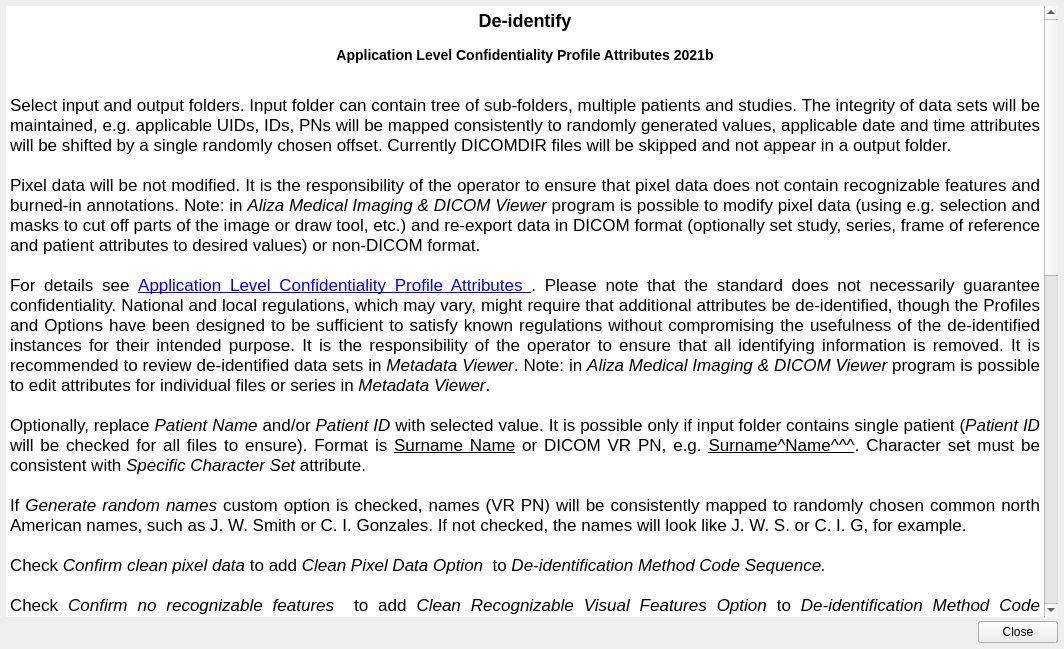
<?xml version="1.0" encoding="UTF-8"?>
<ui version="4.0">
 <class>HelpWidget</class>
 <widget class="QWidget" name="HelpWidget">
  <property name="windowModality">
   <enum>Qt::WindowModal</enum>
  </property>
  <property name="geometry">
   <rect>
    <x>0</x>
    <y>0</y>
    <width>1064</width>
    <height>649</height>
   </rect>
  </property>
  <property name="windowTitle">
   <string>De-identify Help</string>
  </property>
  <layout class="QVBoxLayout" name="verticalLayout">
   <property name="spacing">
    <number>4</number>
   </property>
   <property name="margin">
    <number>6</number>
   </property>
   <item>
    <widget class="QTextBrowser" name="textBrowser">
     <property name="frameShape">
      <enum>QFrame::NoFrame</enum>
     </property>
     <property name="frameShadow">
      <enum>QFrame::Plain</enum>
     </property>
     <property name="autoFormatting">
      <set>QTextEdit::AutoNone</set>
     </property>
     <property name="html">
      <string>&lt;!DOCTYPE HTML PUBLIC &quot;-//W3C//DTD HTML 4.0//EN&quot; &quot;http://www.w3.org/TR/REC-html40/strict.dtd&quot;&gt;
&lt;html&gt;&lt;head&gt;&lt;meta name=&quot;qrichtext&quot; content=&quot;1&quot; /&gt;&lt;style type=&quot;text/css&quot;&gt;
p, li { white-space: pre-wrap; }
&lt;/style&gt;&lt;/head&gt;&lt;body style=&quot; font-family:'Cantarell'; font-size:13pt; font-weight:400; font-style:normal;&quot;&gt;
&lt;p align=&quot;center&quot; style=&quot; margin-top:16px; margin-bottom:12px; margin-left:0px; margin-right:0px; -qt-block-indent:0; text-indent:0px;&quot;&gt;&lt;span style=&quot; font-size:x-large; font-weight:600;&quot;&gt;De-identify&lt;/span&gt;&lt;/p&gt;
&lt;p align=&quot;center&quot; style=&quot; margin-top:16px; margin-bottom:12px; margin-left:0px; margin-right:0px; -qt-block-indent:0; text-indent:0px;&quot;&gt;&lt;span style=&quot; font-size:large; font-weight:600;&quot;&gt;Application Level Confidentiality Profile Attributes 2021b&lt;/span&gt;&lt;/p&gt;
&lt;p style=&quot;-qt-paragraph-type:empty; margin-top:0px; margin-bottom:0px; margin-left:0px; margin-right:0px; -qt-block-indent:0; text-indent:0px;&quot;&gt;&lt;br /&gt;&lt;/p&gt;
&lt;p align=&quot;justify&quot; style=&quot; margin-top:0px; margin-bottom:0px; margin-left:0px; margin-right:0px; -qt-block-indent:0; text-indent:0px;&quot;&gt;Select input and output folders. Input folder can contain tree of sub-folders, multiple patients and studies. The integrity of data sets will be maintained, e.g. applicable UIDs, IDs, PNs will be mapped consistently to randomly generated values, applicable date and time attributes will be shifted by a single randomly chosen offset. Currently DICOMDIR files will be skipped and not appear in a output folder.&lt;/p&gt;
&lt;p style=&quot;-qt-paragraph-type:empty; margin-top:0px; margin-bottom:0px; margin-left:0px; margin-right:0px; -qt-block-indent:0; text-indent:0px;&quot;&gt;&lt;br /&gt;&lt;/p&gt;
&lt;p align=&quot;justify&quot; style=&quot; margin-top:0px; margin-bottom:0px; margin-left:0px; margin-right:0px; -qt-block-indent:0; text-indent:0px;&quot;&gt;Pixel data will be not modified. It is the responsibility of the operator to ensure that pixel data does not contain recognizable features and burned-in annotations. Note: in &lt;span style=&quot; font-style:italic;&quot;&gt;Aliza Medical Imaging &amp;amp; DICOM Viewer &lt;/span&gt;program is possible to modify pixel data (using e.g. selection and masks to cut off parts of the image or draw tool, etc.) and re-export data in DICOM format (optionally set study, series, frame of reference and patient attributes to desired values) or non-DICOM format.&lt;/p&gt;
&lt;p style=&quot;-qt-paragraph-type:empty; margin-top:0px; margin-bottom:0px; margin-left:0px; margin-right:0px; -qt-block-indent:0; text-indent:0px;&quot;&gt;&lt;br /&gt;&lt;/p&gt;
&lt;p align=&quot;justify&quot; style=&quot; margin-top:0px; margin-bottom:0px; margin-left:0px; margin-right:0px; -qt-block-indent:0; text-indent:0px;&quot;&gt;For details see &lt;a href=&quot;https://www.aliza-dicom-viewer.com/manual/dicom-specification/application-level-confidentiality-profile-attributes&quot;&gt;&lt;span style=&quot; text-decoration: underline; color:#0000ff;&quot;&gt;Application Level Confidentiality Profile Attributes &lt;/span&gt;&lt;/a&gt;. Please note that the standard does not necessarily guarantee confidentiality. National and local regulations, which may vary, might require that additional attributes be de-identified, though the Profiles and Options have been designed to be sufficient to satisfy known regulations without compromising the usefulness of the de-identified instances for their intended purpose. It is the responsibility of the operator to ensure that all identifying information is removed. It is recommended to review de-identified data sets in &lt;span style=&quot; font-style:italic;&quot;&gt;Metadata Viewer&lt;/span&gt;. Note: in &lt;span style=&quot; font-style:italic;&quot;&gt;Aliza Medical Imaging &amp;amp; DICOM Viewer &lt;/span&gt;program is possible to edit attributes for individual files or series in &lt;span style=&quot; font-style:italic;&quot;&gt;Metadata Viewer&lt;/span&gt;.&lt;/p&gt;
&lt;p style=&quot;-qt-paragraph-type:empty; margin-top:0px; margin-bottom:0px; margin-left:0px; margin-right:0px; -qt-block-indent:0; text-indent:0px; text-decoration: underline; color:#0000ff;&quot;&gt;&lt;br /&gt;&lt;/p&gt;
&lt;p align=&quot;justify&quot; style=&quot; margin-top:0px; margin-bottom:0px; margin-left:0px; margin-right:0px; -qt-block-indent:0; text-indent:0px;&quot;&gt;Optionally, replace &lt;span style=&quot; font-style:italic;&quot;&gt;Patient Name&lt;/span&gt; and/or &lt;span style=&quot; font-style:italic;&quot;&gt;Patient ID&lt;/span&gt; with selected value. It is possible only if input folder contains single patient (&lt;span style=&quot; font-style:italic;&quot;&gt;Patient ID&lt;/span&gt; will be checked for all files to ensure). Format is &lt;span style=&quot; text-decoration: underline;&quot;&gt;Surname Name&lt;/span&gt; or DICOM VR PN, e.g. &lt;span style=&quot; text-decoration: underline;&quot;&gt;Surname^Name^^^&lt;/span&gt;. Character set must be consistent with &lt;span style=&quot; font-style:italic;&quot;&gt;Specific Character Set &lt;/span&gt;attribute. &lt;/p&gt;
&lt;p style=&quot;-qt-paragraph-type:empty; margin-top:0px; margin-bottom:0px; margin-left:0px; margin-right:0px; -qt-block-indent:0; text-indent:0px;&quot;&gt;&lt;br /&gt;&lt;/p&gt;
&lt;p align=&quot;justify&quot; style=&quot; margin-top:0px; margin-bottom:0px; margin-left:0px; margin-right:0px; -qt-block-indent:0; text-indent:0px;&quot;&gt;If &lt;span style=&quot; font-style:italic;&quot;&gt;Generate random names&lt;/span&gt; custom option is checked, names (VR PN) will be consistently mapped to randomly chosen common north American names, such as J. W. Smith or C. I. Gonzales. If not checked, the names will look like J. W. S. or C. I. G, for example. &lt;/p&gt;
&lt;p style=&quot;-qt-paragraph-type:empty; margin-top:0px; margin-bottom:0px; margin-left:0px; margin-right:0px; -qt-block-indent:0; text-indent:0px;&quot;&gt;&lt;br /&gt;&lt;/p&gt;
&lt;p align=&quot;justify&quot; style=&quot; margin-top:0px; margin-bottom:0px; margin-left:0px; margin-right:0px; -qt-block-indent:0; text-indent:0px;&quot;&gt;Check &lt;span style=&quot; font-style:italic;&quot;&gt;Confirm clean pixel data&lt;/span&gt; to add &lt;span style=&quot; font-style:italic;&quot;&gt;Clean Pixel Data Option  &lt;/span&gt;to &lt;span style=&quot; font-style:italic;&quot;&gt;De-identification Method Code Sequence.&lt;/span&gt;&lt;/p&gt;
&lt;p style=&quot;-qt-paragraph-type:empty; margin-top:0px; margin-bottom:0px; margin-left:0px; margin-right:0px; -qt-block-indent:0; text-indent:0px; text-decoration: underline; color:#0000ff;&quot;&gt;&lt;br /&gt;&lt;/p&gt;
&lt;p align=&quot;justify&quot; style=&quot; margin-top:0px; margin-bottom:0px; margin-left:0px; margin-right:0px; -qt-block-indent:0; text-indent:0px;&quot;&gt;Check &lt;span style=&quot; font-style:italic;&quot;&gt;Confirm no recognizable features  &lt;/span&gt;to add &lt;span style=&quot; font-style:italic;&quot;&gt;Clean Recognizable Visual Features Option&lt;/span&gt; to &lt;span style=&quot; font-style:italic;&quot;&gt;De-identification Method Code Sequence.&lt;/span&gt;&lt;/p&gt;
&lt;p style=&quot;-qt-paragraph-type:empty; margin-top:0px; margin-bottom:0px; margin-left:0px; margin-right:0px; -qt-block-indent:0; text-indent:0px; font-style:italic;&quot;&gt;&lt;br /&gt;&lt;/p&gt;
&lt;p align=&quot;justify&quot; style=&quot; margin-top:0px; margin-bottom:0px; margin-left:0px; margin-right:0px; -qt-block-indent:0; text-indent:0px;&quot;&gt;If &lt;span style=&quot; font-style:italic;&quot;&gt;Retains UIDs&lt;/span&gt; option is checked, applicable UIDs will be preserved and &lt;span style=&quot; font-style:italic;&quot;&gt;Retain UIDs Option&lt;/span&gt; will be added to &lt;span style=&quot; font-style:italic;&quot;&gt;De-identification Method Code Sequence&lt;/span&gt;, otherwise they will be consistently mapped with randomly generated values.&lt;/p&gt;
&lt;p style=&quot;-qt-paragraph-type:empty; margin-top:0px; margin-bottom:0px; margin-left:0px; margin-right:0px; -qt-block-indent:0; text-indent:0px;&quot;&gt;&lt;br /&gt;&lt;/p&gt;
&lt;p align=&quot;justify&quot; style=&quot; margin-top:0px; margin-bottom:0px; margin-left:0px; margin-right:0px; -qt-block-indent:0; text-indent:0px;&quot;&gt;If &lt;span style=&quot; font-style:italic;&quot;&gt;Retain patient characteristics&lt;/span&gt; option is checked, applicable attributes, such as weight, size, will be preserved and &lt;span style=&quot; font-style:italic;&quot;&gt;Retain Patient Characteristics Option&lt;/span&gt; will be added to &lt;span style=&quot; font-style:italic;&quot;&gt;De-identification Method Code Sequence. &lt;/span&gt;For example, it is required to calculate SUV from PET series.&lt;/p&gt;
&lt;p style=&quot;-qt-paragraph-type:empty; margin-top:0px; margin-bottom:0px; margin-left:0px; margin-right:0px; -qt-block-indent:0; text-indent:0px; font-style:italic;&quot;&gt;&lt;br /&gt;&lt;/p&gt;
&lt;p align=&quot;justify&quot; style=&quot; margin-top:0px; margin-bottom:0px; margin-left:0px; margin-right:0px; -qt-block-indent:0; text-indent:0px;&quot;&gt;If &lt;span style=&quot; font-style:italic;&quot;&gt;Retain dates and time &lt;/span&gt;option is checked, applicable date and time attributes will be preserved and &lt;span style=&quot; font-style:italic;&quot;&gt;Retain Longitudinal Temporal Information Full Dates Option &lt;/span&gt;will be added to &lt;span style=&quot; font-style:italic;&quot;&gt;De-identification Method Code Sequence&lt;/span&gt;, otherwise applicable date and time attributes will be consistently modified and &lt;span style=&quot; font-style:italic;&quot;&gt;Retain Longitudinal Temporal Information Modified Dates Option&lt;/span&gt; will be added to &lt;span style=&quot; font-style:italic;&quot;&gt;De-identification Method Code Sequence&lt;/span&gt;. Identifying attributes, e.g. birth date, will be never preserved. It is important to note that if studies of a patient are de-identified sequentially, for example every month, it may be important to retain dates and time to maintain longitudinal integrity, if possible.&lt;/p&gt;
&lt;p align=&quot;justify&quot; style=&quot;-qt-paragraph-type:empty; margin-top:0px; margin-bottom:0px; margin-left:0px; margin-right:0px; -qt-block-indent:0; text-indent:0px;&quot;&gt;&lt;br /&gt;&lt;/p&gt;
&lt;p align=&quot;justify&quot; style=&quot; margin-top:0px; margin-bottom:0px; margin-left:0px; margin-right:0px; -qt-block-indent:0; text-indent:0px;&quot;&gt;If &lt;span style=&quot; font-style:italic;&quot;&gt;Retain device identity &lt;/span&gt;option is checked, applicable attributes, such as device ID, will be preserved and &lt;span style=&quot; font-style:italic;&quot;&gt;Retain Device Identity Option&lt;/span&gt; will be added to &lt;span style=&quot; font-style:italic;&quot;&gt;De-identification Method Code Sequence.&lt;/span&gt;&lt;/p&gt;
&lt;p style=&quot;-qt-paragraph-type:empty; margin-top:0px; margin-bottom:0px; margin-left:0px; margin-right:0px; -qt-block-indent:0; text-indent:0px; font-style:italic;&quot;&gt;&lt;br /&gt;&lt;/p&gt;
&lt;p align=&quot;justify&quot; style=&quot; margin-top:0px; margin-bottom:0px; margin-left:0px; margin-right:0px; -qt-block-indent:0; text-indent:0px;&quot;&gt;If &lt;span style=&quot; font-style:italic;&quot;&gt;Retain institution identity&lt;/span&gt; option is checked, applicable attributes, such as station name, institution address, will be preserved and &lt;span style=&quot; font-style:italic;&quot;&gt;Retain Institution Identity Option&lt;/span&gt; will be added to &lt;span style=&quot; font-style:italic;&quot;&gt;De-identification Method Code Sequence.&lt;/span&gt;&lt;/p&gt;
&lt;p style=&quot;-qt-paragraph-type:empty; margin-top:0px; margin-bottom:0px; margin-left:0px; margin-right:0px; -qt-block-indent:0; text-indent:0px; font-style:italic;&quot;&gt;&lt;br /&gt;&lt;/p&gt;
&lt;p align=&quot;justify&quot; style=&quot; margin-top:0px; margin-bottom:0px; margin-left:0px; margin-right:0px; -qt-block-indent:0; text-indent:0px;&quot;&gt;If &lt;span style=&quot; font-style:italic;&quot;&gt;Remove private attributes &lt;/span&gt;option is &lt;span style=&quot; font-weight:600;&quot;&gt;not&lt;/span&gt; checked, private attributes are assumed to be safe and &lt;span style=&quot; font-style:italic;&quot;&gt;Retain Safe Private Option&lt;/span&gt; will be added to &lt;span style=&quot; font-style:italic;&quot;&gt;De-identification Method Code Sequence.&lt;/span&gt;&lt;/p&gt;
&lt;p align=&quot;justify&quot; style=&quot;-qt-paragraph-type:empty; margin-top:0px; margin-bottom:0px; margin-left:0px; margin-right:0px; -qt-block-indent:0; text-indent:0px; font-style:italic;&quot;&gt;&lt;br /&gt;&lt;/p&gt;
&lt;p align=&quot;justify&quot; style=&quot; margin-top:0px; margin-bottom:0px; margin-left:0px; margin-right:0px; -qt-block-indent:0; text-indent:0px;&quot;&gt;If &lt;span style=&quot; font-style:italic;&quot;&gt;Remove graphics &lt;/span&gt;option is &lt;span style=&quot; font-weight:600;&quot;&gt;not&lt;/span&gt; checked, graphics objects are assumed to be safe and &lt;span style=&quot; font-style:italic;&quot;&gt;Clean Graphics Option&lt;/span&gt; will be added to &lt;span style=&quot; font-style:italic;&quot;&gt;De-identification Method Code Sequence.&lt;/span&gt;&lt;/p&gt;
&lt;p style=&quot;-qt-paragraph-type:empty; margin-top:0px; margin-bottom:0px; margin-left:0px; margin-right:0px; -qt-block-indent:0; text-indent:0px; font-style:italic;&quot;&gt;&lt;br /&gt;&lt;/p&gt;
&lt;p align=&quot;justify&quot; style=&quot; margin-top:0px; margin-bottom:0px; margin-left:0px; margin-right:0px; -qt-block-indent:0; text-indent:0px;&quot;&gt;If &lt;span style=&quot; font-style:italic;&quot;&gt;Remove structured content&lt;/span&gt; option is &lt;span style=&quot; font-weight:600;&quot;&gt;not&lt;/span&gt; checked, structured content related to SR IODs, is assumed to be safe and &lt;span style=&quot; font-style:italic;&quot;&gt;Clean Structured Content Option&lt;/span&gt; will be added to &lt;span style=&quot; font-style:italic;&quot;&gt;De-identification Method Code Sequence.&lt;/span&gt;&lt;/p&gt;
&lt;p style=&quot;-qt-paragraph-type:empty; margin-top:0px; margin-bottom:0px; margin-left:0px; margin-right:0px; -qt-block-indent:0; text-indent:0px; font-style:italic;&quot;&gt;&lt;br /&gt;&lt;/p&gt;
&lt;p align=&quot;justify&quot; style=&quot; margin-top:0px; margin-bottom:0px; margin-left:0px; margin-right:0px; -qt-block-indent:0; text-indent:0px;&quot;&gt;If &lt;span style=&quot; font-style:italic;&quot;&gt;Remove descriptors option&lt;/span&gt; is &lt;span style=&quot; font-weight:600;&quot;&gt;not&lt;/span&gt; checked, descriptors, such as study and series description, RT ROI names, RT plan names, etc., is assumed to be safe and &lt;span style=&quot; font-style:italic;&quot;&gt;Clean Descriptors Option&lt;/span&gt; will be added to &lt;span style=&quot; font-style:italic;&quot;&gt;De-identification Method Code Sequence.&lt;/span&gt;&lt;/p&gt;
&lt;p align=&quot;justify&quot; style=&quot;-qt-paragraph-type:empty; margin-top:0px; margin-bottom:0px; margin-left:0px; margin-right:0px; -qt-block-indent:0; text-indent:0px; font-style:italic;&quot;&gt;&lt;br /&gt;&lt;/p&gt;
&lt;p align=&quot;justify&quot; style=&quot; margin-top:0px; margin-bottom:0px; margin-left:0px; margin-right:0px; -qt-block-indent:0; text-indent:0px;&quot;&gt;Check &lt;span style=&quot; font-style:italic;&quot;&gt;Rename files&lt;/span&gt; to rename output files and folders. Required if files are named by some identifying string, such as name or instance ID, unfortunately it is common wrong practice. Size of file and folder names will be &lt;span style=&quot; font-style:italic;&quot;&gt;8 chars&lt;/span&gt; to satisfy DICOM standard requirement. In highly unlikely case a size of file name may be more as &lt;span style=&quot; font-style:italic;&quot;&gt;8 chars&lt;/span&gt;, to avoid numeric overflow, because files are named by incrementing number.&lt;/p&gt;
&lt;p style=&quot;-qt-paragraph-type:empty; margin-top:0px; margin-bottom:0px; margin-left:0px; margin-right:0px; -qt-block-indent:0; text-indent:0px;&quot;&gt;&lt;br /&gt;&lt;/p&gt;&lt;/body&gt;&lt;/html&gt;</string>
     </property>
     <property name="openExternalLinks">
      <bool>true</bool>
     </property>
     <property name="openLinks">
      <bool>true</bool>
     </property>
    </widget>
   </item>
   <item>
    <layout class="QHBoxLayout" name="horizontalLayout">
     <property name="spacing">
      <number>0</number>
     </property>
     <item>
      <spacer name="horizontalSpacer">
       <property name="orientation">
        <enum>Qt::Horizontal</enum>
       </property>
       <property name="sizeHint" stdset="0">
        <size>
         <width>40</width>
         <height>20</height>
        </size>
       </property>
      </spacer>
     </item>
     <item>
      <widget class="QPushButton" name="pushButton">
       <property name="text">
        <string>Close</string>
       </property>
      </widget>
     </item>
    </layout>
   </item>
  </layout>
 </widget>
 <resources/>
 <connections>
  <connection>
   <sender>pushButton</sender>
   <signal>clicked()</signal>
   <receiver>HelpWidget</receiver>
   <slot>close()</slot>
   <hints>
    <hint type="sourcelabel">
     <x>952</x>
     <y>752</y>
    </hint>
    <hint type="destinationlabel">
     <x>1013</x>
     <y>680</y>
    </hint>
   </hints>
  </connection>
 </connections>
</ui>
